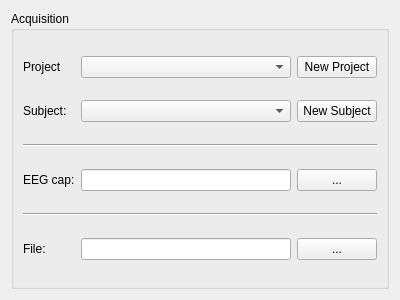
<?xml version="1.0" encoding="UTF-8"?>
<ui version="4.0">
 <class>TMSISetupProjectWidget</class>
 <widget class="QWidget" name="TMSISetupProjectWidget">
  <property name="geometry">
   <rect>
    <x>0</x>
    <y>0</y>
    <width>400</width>
    <height>300</height>
   </rect>
  </property>
  <property name="windowTitle">
   <string>Form</string>
  </property>
  <layout class="QVBoxLayout" name="verticalLayout">
   <item>
    <widget class="QGroupBox" name="m_groupBox_Acquisition">
     <property name="title">
      <string>Acquisition</string>
     </property>
     <layout class="QGridLayout" name="gridLayout">
      <item row="0" column="1">
       <widget class="QComboBox" name="m_qComboBox_ProjectSelection"/>
      </item>
      <item row="1" column="2">
       <widget class="QPushButton" name="m_qPushButton_NewSubject">
        <property name="text">
         <string>New Subject</string>
        </property>
       </widget>
      </item>
      <item row="0" column="2">
       <widget class="QPushButton" name="m_qPushButton_NewProject">
        <property name="text">
         <string>New Project</string>
        </property>
       </widget>
      </item>
      <item row="2" column="0" colspan="3">
       <widget class="Line" name="line_2">
        <property name="orientation">
         <enum>Qt::Horizontal</enum>
        </property>
       </widget>
      </item>
      <item row="0" column="0">
       <widget class="QLabel" name="m_qLabel_ProjectDescription">
        <property name="text">
         <string>Project</string>
        </property>
       </widget>
      </item>
      <item row="1" column="0">
       <widget class="QLabel" name="m_qLabel_SubjectDescription">
        <property name="text">
         <string>Subject:</string>
        </property>
       </widget>
      </item>
      <item row="5" column="2">
       <widget class="QPushButton" name="m_qPushButton_FiffRecordFile">
        <property name="text">
         <string>...</string>
        </property>
       </widget>
      </item>
      <item row="1" column="1">
       <widget class="QComboBox" name="m_qComboBox_SubjectSelection"/>
      </item>
      <item row="5" column="0">
       <widget class="QLabel" name="label">
        <property name="text">
         <string>File:</string>
        </property>
       </widget>
      </item>
      <item row="3" column="2">
       <widget class="QPushButton" name="m_qPushButton_EEGCap">
        <property name="text">
         <string>...</string>
        </property>
       </widget>
      </item>
      <item row="3" column="1">
       <widget class="QLineEdit" name="m_qLineEdit_EEGCap"/>
      </item>
      <item row="3" column="0">
       <widget class="QLabel" name="label_2">
        <property name="text">
         <string>EEG cap:</string>
        </property>
       </widget>
      </item>
      <item row="5" column="1">
       <widget class="QLineEdit" name="m_qLineEdit_FiffRecordFile"/>
      </item>
      <item row="4" column="0" colspan="3">
       <widget class="Line" name="line">
        <property name="orientation">
         <enum>Qt::Horizontal</enum>
        </property>
       </widget>
      </item>
     </layout>
    </widget>
   </item>
  </layout>
 </widget>
 <resources/>
 <connections/>
</ui>
